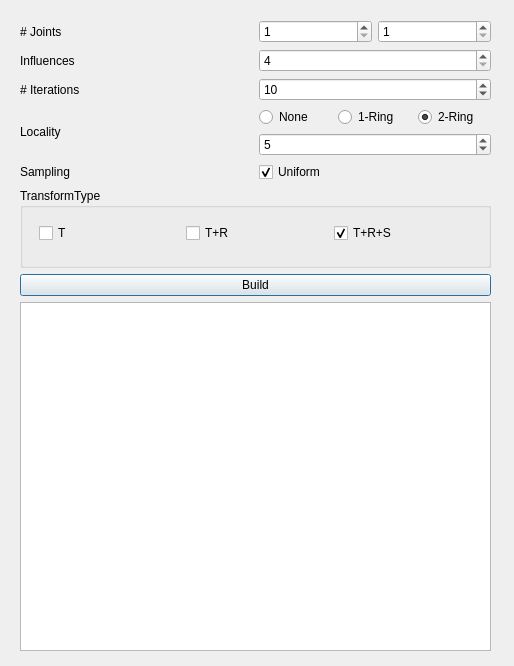
<?xml version="1.0" encoding="UTF-8"?>
<ui version="4.0">
 <class>Dialog</class>
 <widget class="QDialog" name="Dialog">
  <property name="geometry">
   <rect>
    <x>0</x>
    <y>0</y>
    <width>514</width>
    <height>666</height>
   </rect>
  </property>
  <property name="windowTitle">
   <string>SSDS</string>
  </property>
  <widget class="QWidget" name="verticalLayoutWidget">
   <property name="geometry">
    <rect>
     <x>20</x>
     <y>20</y>
     <width>471</width>
     <height>631</height>
    </rect>
   </property>
   <layout class="QVBoxLayout" name="verticalLayout_2">
    <item>
     <layout class="QGridLayout" name="gridLayout">
      <item row="2" column="0">
       <widget class="QLabel" name="label_3">
        <property name="text">
         <string># Iterations</string>
        </property>
       </widget>
      </item>
      <item row="1" column="0">
       <widget class="QLabel" name="label_2">
        <property name="text">
         <string>Influences</string>
        </property>
       </widget>
      </item>
      <item row="0" column="1">
       <layout class="QHBoxLayout" name="horizontalLayout">
        <item>
         <widget class="QSpinBox" name="spinMinNumJoints">
          <property name="minimum">
           <number>1</number>
          </property>
         </widget>
        </item>
        <item>
         <widget class="QSpinBox" name="spinMaxNumJoints">
          <property name="minimum">
           <number>1</number>
          </property>
         </widget>
        </item>
       </layout>
      </item>
      <item row="1" column="1">
       <widget class="QSpinBox" name="spinInfluences">
        <property name="minimum">
         <number>4</number>
        </property>
        <property name="maximum">
         <number>16</number>
        </property>
        <property name="singleStep">
         <number>4</number>
        </property>
        <property name="value">
         <number>4</number>
        </property>
       </widget>
      </item>
      <item row="3" column="0">
       <widget class="QLabel" name="label_4">
        <property name="text">
         <string>Locality</string>
        </property>
       </widget>
      </item>
      <item row="2" column="1">
       <widget class="QSpinBox" name="spinIterations">
        <property name="value">
         <number>10</number>
        </property>
       </widget>
      </item>
      <item row="4" column="1">
       <widget class="QCheckBox" name="checkUniform">
        <property name="text">
         <string>Uniform</string>
        </property>
        <property name="checked">
         <bool>true</bool>
        </property>
       </widget>
      </item>
      <item row="4" column="0">
       <widget class="QLabel" name="label_5">
        <property name="text">
         <string>Sampling</string>
        </property>
       </widget>
      </item>
      <item row="3" column="1">
       <layout class="QVBoxLayout" name="verticalLayout">
        <item>
         <layout class="QHBoxLayout" name="horizontalLayout_2">
          <item>
           <widget class="QRadioButton" name="radioRing0">
            <property name="text">
             <string>None</string>
            </property>
           </widget>
          </item>
          <item>
           <widget class="QRadioButton" name="radioRing1">
            <property name="text">
             <string>1-Ring</string>
            </property>
           </widget>
          </item>
          <item>
           <widget class="QRadioButton" name="radioRing2">
            <property name="text">
             <string>2-Ring</string>
            </property>
            <property name="checked">
             <bool>true</bool>
            </property>
           </widget>
          </item>
         </layout>
        </item>
        <item>
         <widget class="QSpinBox" name="spinLocality">
          <property name="maximum">
           <number>10</number>
          </property>
          <property name="value">
           <number>5</number>
          </property>
         </widget>
        </item>
       </layout>
      </item>
      <item row="0" column="0">
       <widget class="QLabel" name="labelNumJoints">
        <property name="text">
         <string># Joints</string>
        </property>
       </widget>
      </item>
     </layout>
    </item>
    <item>
     <widget class="QGroupBox" name="groupBox">
      <property name="sizePolicy">
       <sizepolicy hsizetype="Preferred" vsizetype="Fixed">
        <horstretch>0</horstretch>
        <verstretch>0</verstretch>
       </sizepolicy>
      </property>
      <property name="minimumSize">
       <size>
        <width>0</width>
        <height>80</height>
       </size>
      </property>
      <property name="title">
       <string>TransformType</string>
      </property>
      <widget class="QWidget" name="horizontalLayoutWidget">
       <property name="geometry">
        <rect>
         <x>19</x>
         <y>20</y>
         <width>436</width>
         <height>51</height>
        </rect>
       </property>
       <layout class="QHBoxLayout" name="horizontalLayout_3">
        <item>
         <widget class="QCheckBox" name="checkT">
          <property name="text">
           <string>T</string>
          </property>
         </widget>
        </item>
        <item>
         <widget class="QCheckBox" name="checkTR">
          <property name="text">
           <string>T+R</string>
          </property>
         </widget>
        </item>
        <item>
         <widget class="QCheckBox" name="checkTRS">
          <property name="sizePolicy">
           <sizepolicy hsizetype="Minimum" vsizetype="Fixed">
            <horstretch>0</horstretch>
            <verstretch>0</verstretch>
           </sizepolicy>
          </property>
          <property name="text">
           <string>T+R+S</string>
          </property>
          <property name="checked">
           <bool>true</bool>
          </property>
         </widget>
        </item>
       </layout>
      </widget>
     </widget>
    </item>
    <item>
     <widget class="QPushButton" name="buttonBuild">
      <property name="text">
       <string>Build</string>
      </property>
     </widget>
    </item>
    <item>
     <widget class="QListView" name="choice"/>
    </item>
   </layout>
  </widget>
 </widget>
 <resources/>
 <connections>
  <connection>
   <sender>buttonBuild</sender>
   <signal>clicked()</signal>
   <receiver>Dialog</receiver>
   <slot>invokeBuild()</slot>
   <hints>
    <hint type="sourcelabel">
     <x>246</x>
     <y>392</y>
    </hint>
    <hint type="destinationlabel">
     <x>247</x>
     <y>0</y>
    </hint>
   </hints>
  </connection>
  <connection>
   <sender>spinMinNumJoints</sender>
   <signal>valueChanged(int)</signal>
   <receiver>Dialog</receiver>
   <slot>invokeMinNumChanged()</slot>
   <hints>
    <hint type="sourcelabel">
     <x>283</x>
     <y>29</y>
    </hint>
    <hint type="destinationlabel">
     <x>283</x>
     <y>0</y>
    </hint>
   </hints>
  </connection>
  <connection>
   <sender>spinMaxNumJoints</sender>
   <signal>valueChanged(int)</signal>
   <receiver>Dialog</receiver>
   <slot>invokeMaxNumChanged()</slot>
   <hints>
    <hint type="sourcelabel">
     <x>388</x>
     <y>43</y>
    </hint>
    <hint type="destinationlabel">
     <x>388</x>
     <y>13</y>
    </hint>
   </hints>
  </connection>
  <connection>
   <sender>choice</sender>
   <signal>pressed(QModelIndex)</signal>
   <receiver>Dialog</receiver>
   <slot>invokeSelectChoice()</slot>
   <hints>
    <hint type="sourcelabel">
     <x>441</x>
     <y>578</y>
    </hint>
    <hint type="destinationlabel">
     <x>453</x>
     <y>655</y>
    </hint>
   </hints>
  </connection>
 </connections>
 <slots>
  <slot>invokeBuild()</slot>
  <slot>invokeMinNumChanged()</slot>
  <slot>invokeMaxNumChanged()</slot>
  <slot>invokeSelectChoice()</slot>
 </slots>
</ui>
